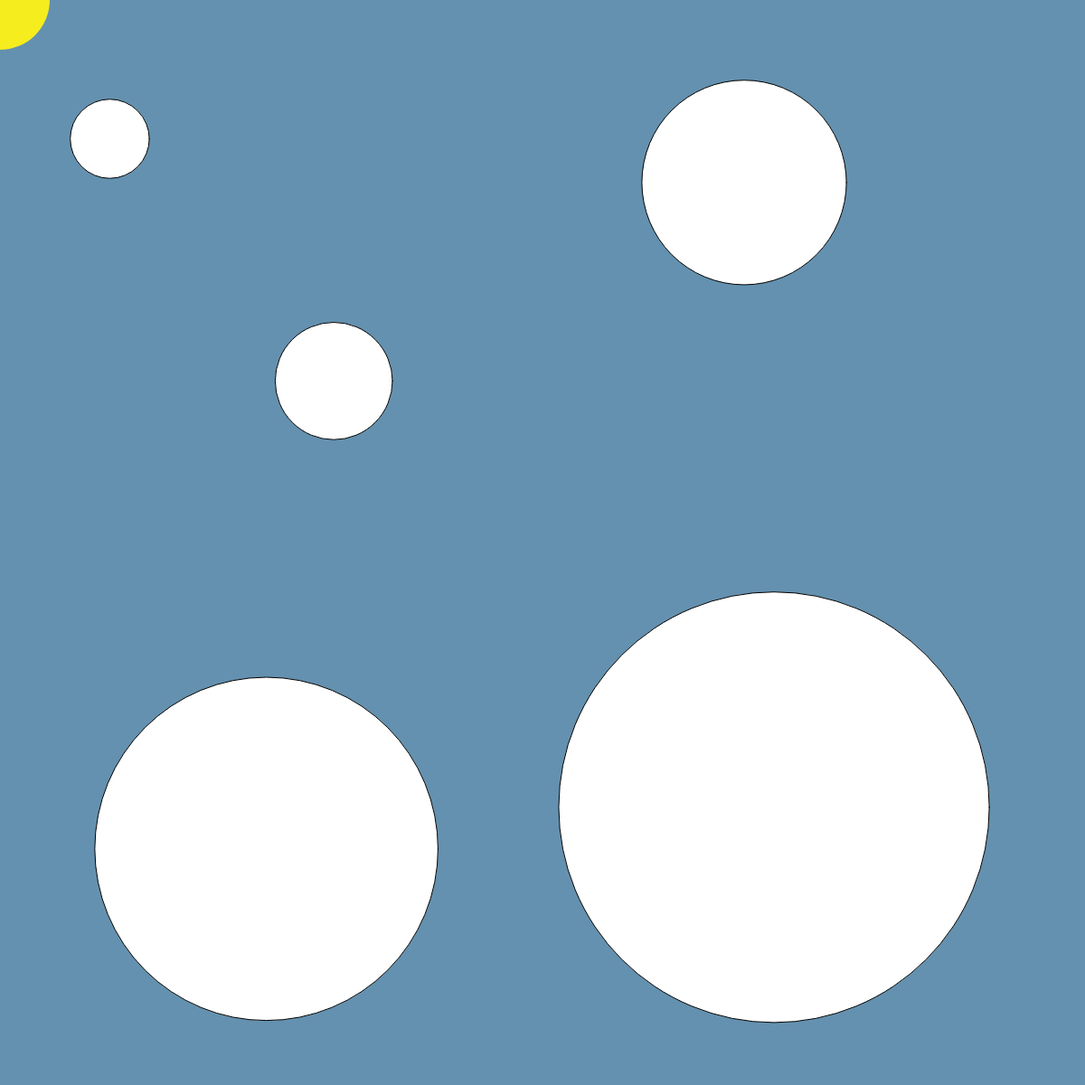
Frame 1 (no input)
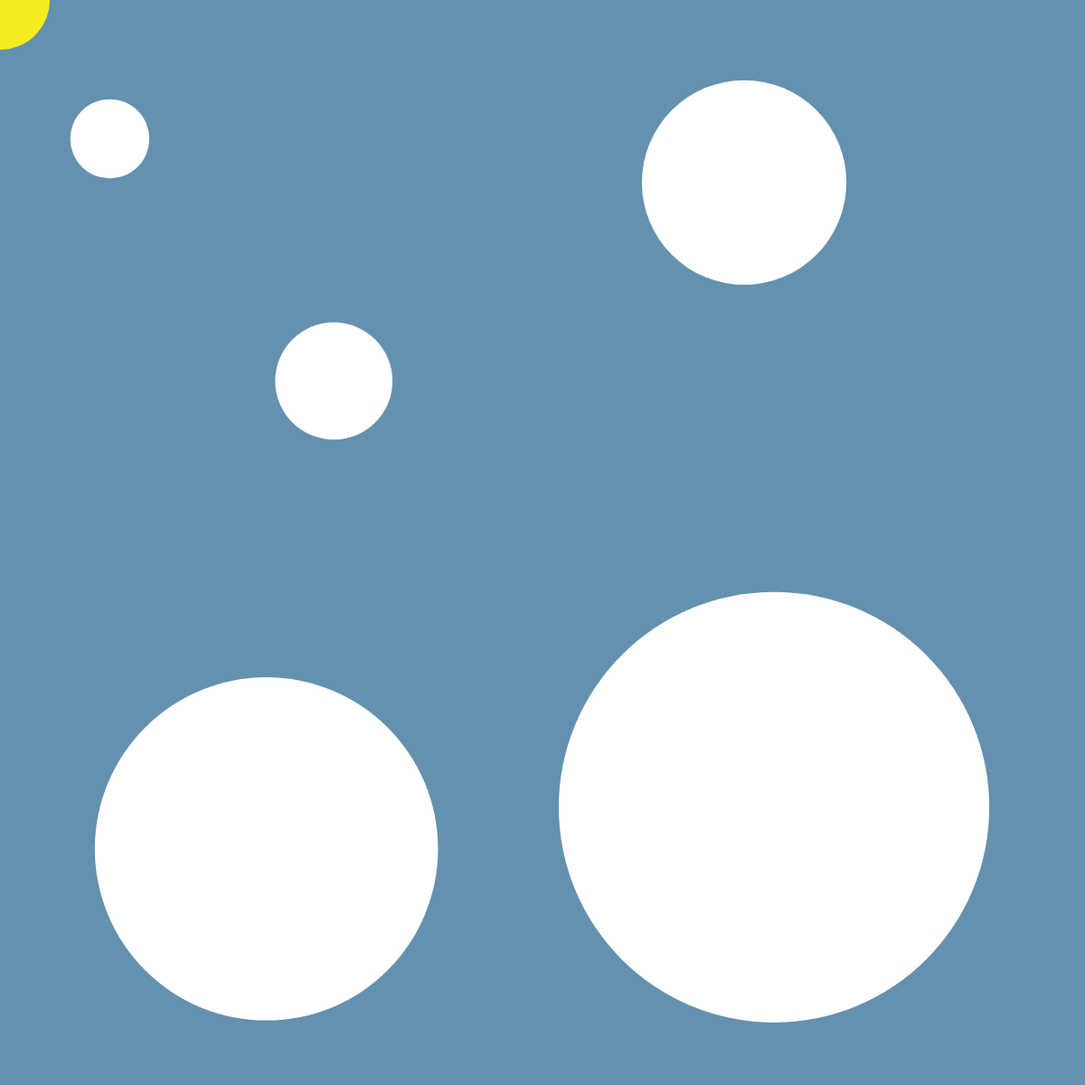
Frame 60 (no input)
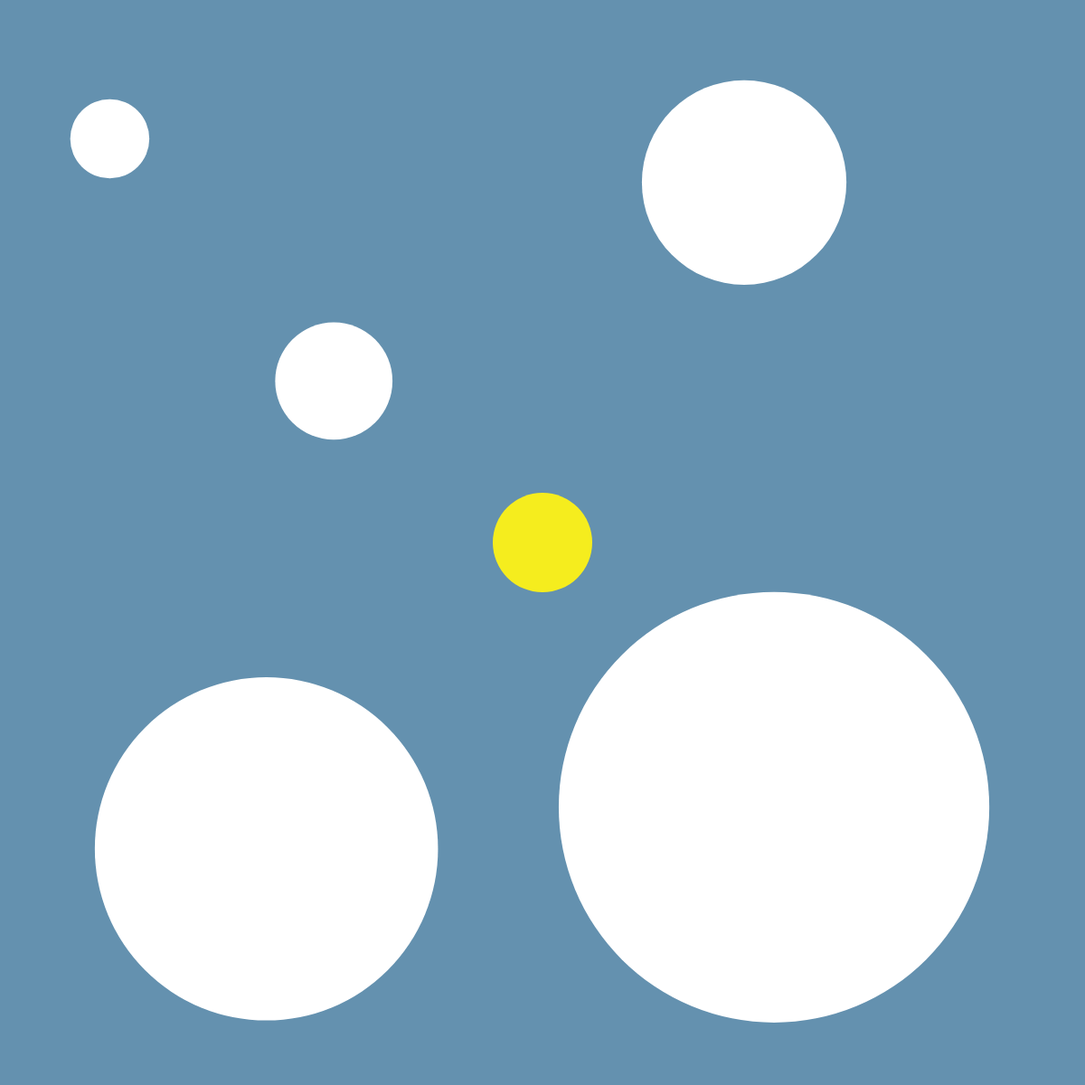
Frame 120 (the mouse pressed at the canvas centre since frame 60)

The p5.js sketch that drew these frames (run headless with seeded random() and noise() and a simulated clock; from frame 60 on, the mouse is pressed at the canvas centre):

// p5.js sketch
// ── sketch.js
let mouseCircle;
let circleLevel = 1;
let circle1;
let circle2;
let circle3;
let circle4;
let circle5;

function setup() {
  createCanvas(1200, 1200);

  circle1 = [random(50, 150), random(50, 550), random(50, 100)];
  circle2 = [random(300, 500), random(100, 500), random(100, 200)];
  circle3 = [random(750, 1050), random(150, 450), random(200, 300)];
  circle4 = [random(200, 400), random(800, 1000), random(300, 400)];
  circle5 = [random(850, 950), random(850, 950), random(400, 500)];
}

function draw() {
  if (circleIsOverCircle()) {
    grow();
  }

  clear();
  
  if (circleLevel == 6) background(245, 237, 30);
  else background(100, 145, 175);
  fill(255, 255, 255);
  // background circles only show if the currentCircleLevel is <=
  if (circleLevel <= 5) {
    circle(circle5[0], circle5[1], circle5[2]); //draw circle 5
  }
  if (circleLevel <= 4) {
    circle(circle4[0], circle4[1], circle4[2]); //draw circle 4
  }
  if (circleLevel <= 3) {
    circle(circle3[0], circle3[1], circle3[2]); //draw circle 3
  }
  if (circleLevel <= 2) {
    circle(circle2[0], circle2[1], circle2[2]); //draw circle 2
  }
  if (circleLevel <= 1) {
    circle(circle1[0], circle1[1], circle1[2]); //draw circle 1
  }
  noStroke();
  
  if (circleLevel == 6) {
    textSize(48);
    fill(100, 145, 175);
    circle(mouseX, mouseY, circleLevel * 110);
    fill(245, 237, 30);
    text('You Win!', mouseX - 90, mouseY);
  } else {
    fill(245, 237, 30);
      circle(mouseX, mouseY, circleLevel * 110);
  }
}


// check is mouseCircle position is 
// over next level circle
function circleIsOverCircle() {
  if (circleLevel == 1) {
    if (dist(circle1[0], circle1[1], mouseX, mouseY) < circle1[2]) {
      return true;
    }
  } else if (circleLevel == 2) {
    if (dist(circle2[0], circle2[1], mouseX, mouseY) < circle2[2]) {
      return true;
    }
  } else if (circleLevel == 3) {
    if (dist(circle3[0], circle3[1], mouseX, mouseY) < circle3[2]) {
      return true;
    }
  } else if (circleLevel == 4) {
    if (dist(circle4[0], circle4[1], mouseX, mouseY) < circle4[2]) {
      return true;
    }
  } else if (circleLevel == 5) {
    if (dist(circle5[0], circle5[1], mouseX, mouseY) < circle5[2]) {
      return true;
    }
  }
  return false;
}

function grow() {
  circleLevel += 1;
}

function mouseClicked() {
  circleLevel = 1;
  
  circle1 = [random(50, 150), random(50, 550), random(100)];
  circle2 = [random(300, 500), random(100, 500), random(100, 200)];
  circle3 = [random(750, 1050), random(150, 450), random(200, 300)];
  circle4 = [random(200, 400), random(800, 1000), random(300, 400)];
  circle5 = [random(850, 950), random(850, 950), random(400, 500)];
}
